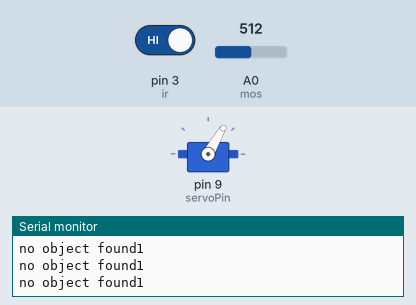
Recording of a sketch running on a simulated Arduino Uno, built with avr-gcc and run on an emulated ATmega328P. Parts: servo, the last lines printed to the serial monitor. Inputs (shaded band) come from the test bench; at power-on: pin 3 (ir) HIGH, A0 (mos) = 512.

Above: at 2.2 s.
2.3 s: pin 3 (ir) driven LOW
At 5.6 s:
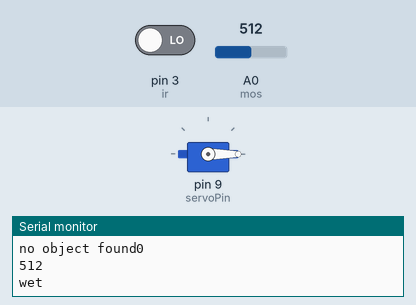
Timing chart, 0 to 11.3 s (numbered marks = the images above; inputs shaded):
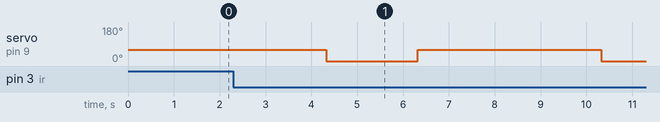

The sketch:

seg.ino
```cpp
int mos=A0;
int mos_val;


#include <Servo.h>

int ir=3;
int ir_val;

int servoPin = 9;
Servo servo;
int angle = 0;
void setup() {
  // put your setup code here, to run once:
Serial.begin(9600);
 servo.attach(servoPin);
 pinMode(ir,INPUT);
    servo.write(60);
    delay(1000);
}

void loop() {
  // put your main code here, to run repeatedly:


  ir_val=digitalRead(ir);
  Serial.println(ir_val);

  if(ir_val==0){
    delay(1000);
mos_val=analogRead(mos);
Serial.println(mos_val);
delay(1000);
if(mos_val<1000){
  Serial.println("wet");
  servo.write(0);
delay(2000);
servo.write(60);
delay(2000);
}
else
{
Serial.println("Dry");
servo.write(130);
delay(2000);
servo.write(60);
delay(2000);
}
  }


  else{
    Serial.print("no object found");
  }
}
```

Measured:
- after the input at 2.3 s, servo on pin 9 (servoPin): 60° → 0° after 2.0 s, → 60° 2.0 s later, → 0° 4.0 s later
